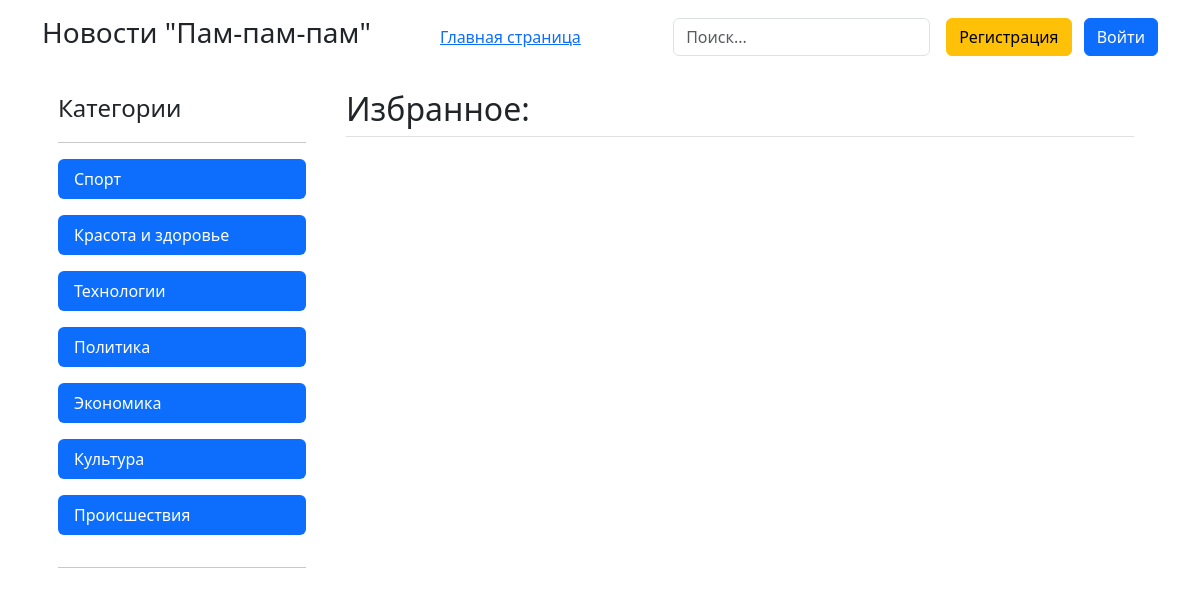
Screenshot of /favourite with the database file from the repository.
### index/models.py (models this page shows)
class Category(models.Model):
    category_name = models.CharField(max_length=32)
    added_date = models.DateTimeField(auto_now_add=True)
    def __str__(self):
        return self.category_name
    class Meta:
        verbose_name_plural = 'Категория новостей'

### index/views.py (the view)
# urls.py: path('favourite', views.favourite_page)
def favourite_page(request):
    favourite_news = Favourite.objects.filter(user_id=request.user.id,
                                              have_favourite=True)
    categories = Category.objects.all()
    context = {
        'favourite_news': favourite_news,
        'categories': categories,
    }
    return render(request, 'favourite_page.html', context)

### index/templates/favourite_page.html (shortened to what this page needs)
<!DOCTYPE html>
<html lang="ru">
<head>
    <link rel="stylesheet" href="https://cdn.jsdelivr.net/npm/bootstrap@5.3.3/dist/css/bootstrap.min.css">
</head>
<body>
<header class="p-3">
    <div class="container">
        <div class="d-flex flex-wrap align-items-center justify-content-center justify-content-lg-start">
            <h3>Новости "Пам-пам-пам"</h3>
            <a href="/" class="nav col-12 col-lg-3 me-lg-auto mb-2 justify-content-center mb-md-0">Главная страница</a>
            <form action="/search" method="post" class="col-12 col-lg-auto mb-3 mb-lg-0 me-lg-3" role="search">
                <input name="search_product" type="search" class="form-control" placeholder="Поиск..." aria-label="Search">
            </form>
            {% if user.is_authenticated %}
            <div class="text-end">
              <a href="/logout"><button type="button" class="btn btn-primary me-2">Выйти</button></a>
            </div>
            {% else %}
            <div class="text-end">
              <a href="/register"><button type="button" class="btn btn-warning me-2">Регистрация</button></a>
              <a href="{% url 'login' %}"><button type="button" class="btn btn-primary">Войти</button></a>
            </div>
            {% endif %}
        </div>
    </div>
</header>
    <div class="container d-flex 100">
    <div class="d-flex flex-column flex-shrink-0 p-3" style="width: 280px;">
        <span class="fs-4">Категории</span>
        <hr>
        <ul class="nav nav-pills flex-column mb-auto">
            {% for c in categories %}
            <li class="nav-item mb-3">
                <a href="/category/{{ c.id }}" class="nav-link active" aria-current="page">{{ c }}</a>
            </li>
            {% endfor %}
        </ul>
        <hr>
    </div>
    <div class="container px-4 py-3" id="featured-3">
    <h2 class="pb-2 border-bottom">Избранное:</h2>
    </div>
</body>
</html>

### rows the page displays
Category: category_name "Спорт"
Category: category_name "Красота и здоровье"
Category: category_name "Технологии"
Category: category_name "Политика"
Category: category_name "Экономика"
Category: category_name "Культура"
Category: category_name "Происшествия"
